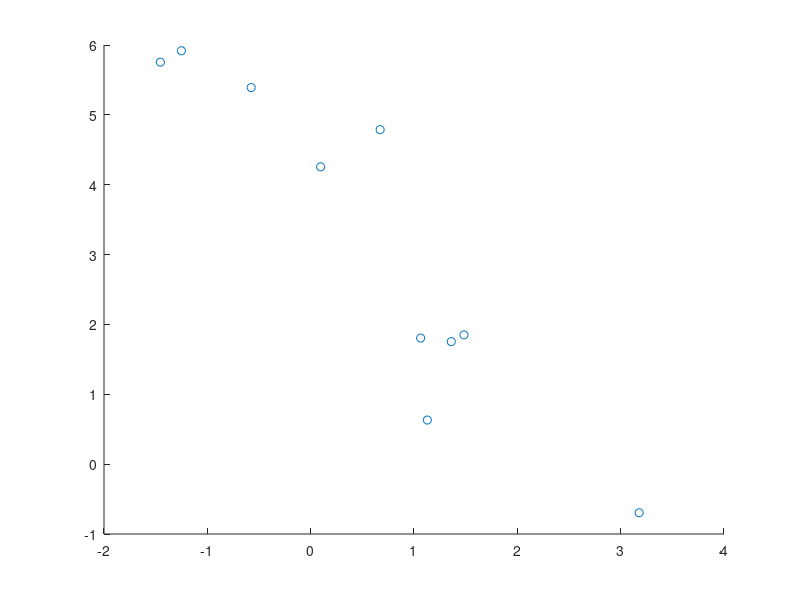

MATLAB code for this plot: (Note: this script raises an error after producing the figure.)
rng(5);
C = [1.6250 -1.9486; -1.9486 3.8750];
MU = [1 2]';
[V,D] = eig(C);

A = V*(D^0.5);

ns = [10 10^2 10^3 10^4 10^5];
%same as q2bc.m
for k = 1:length(ns)
    n = ns(k);
    standard_sample = randn(2, n); % standard sample is 2xN matrix where every column is a sample
    sample = MU + A*standard_sample;
    % above transformation gives a 2xN matrix where every column 
    % is  a sample from our desired multivariate gaussian
    % Note that MU is getting broadcasted.
    
    mean_vector = [0 0]';
    for l=1:n
       mean_vector = mean_vector + sample(:, l); % mean can be found using sum
       % but we have been asked to use eig and randn only
    end
    mean_vector = mean_vector/n;

    sample = sample - mean_vector; % mean subtraction from sample to center
    current_covariance = sample*sample'/n;
    % vectorised implementation for getting sample covariance
    
    [v,d] = eig(current_covariance); % this gives the eigenvalues and eigenvectors
    % of the sample covariance which we will need to draw the directions of
    % maximal variance (along the eigenvector)
    
    figure;
    
    sample = sample + mean_vector;
    % adding back the mean_vector to get the original sample back
  
    scatter(sample(1, :), sample(2, :)); % scatter plot
    title("Scatter plot with N = " + string(n) + " samples ");
    axis equal;
    
    terminal_one = mean_vector + d(1,1)*v(:, 1); % this is the end point
    % of the first line that we will draw, along the first eigenvector
    % with length equal to first eigenvalue
    terminal_two = mean_vector + d(2,2)*v(:, 2);
    % same for the second line
    
    % below commands draw the lines
    line([mean_vector(1) terminal_one(1)], [mean_vector(2) terminal_one(2)], 'Color', 'r', 'LineWidth', 1.5);  
    line([mean_vector(1) terminal_two(1)], [mean_vector(2) terminal_two(2)], 'Color', 'r', 'LineWidth', 1.5);

end